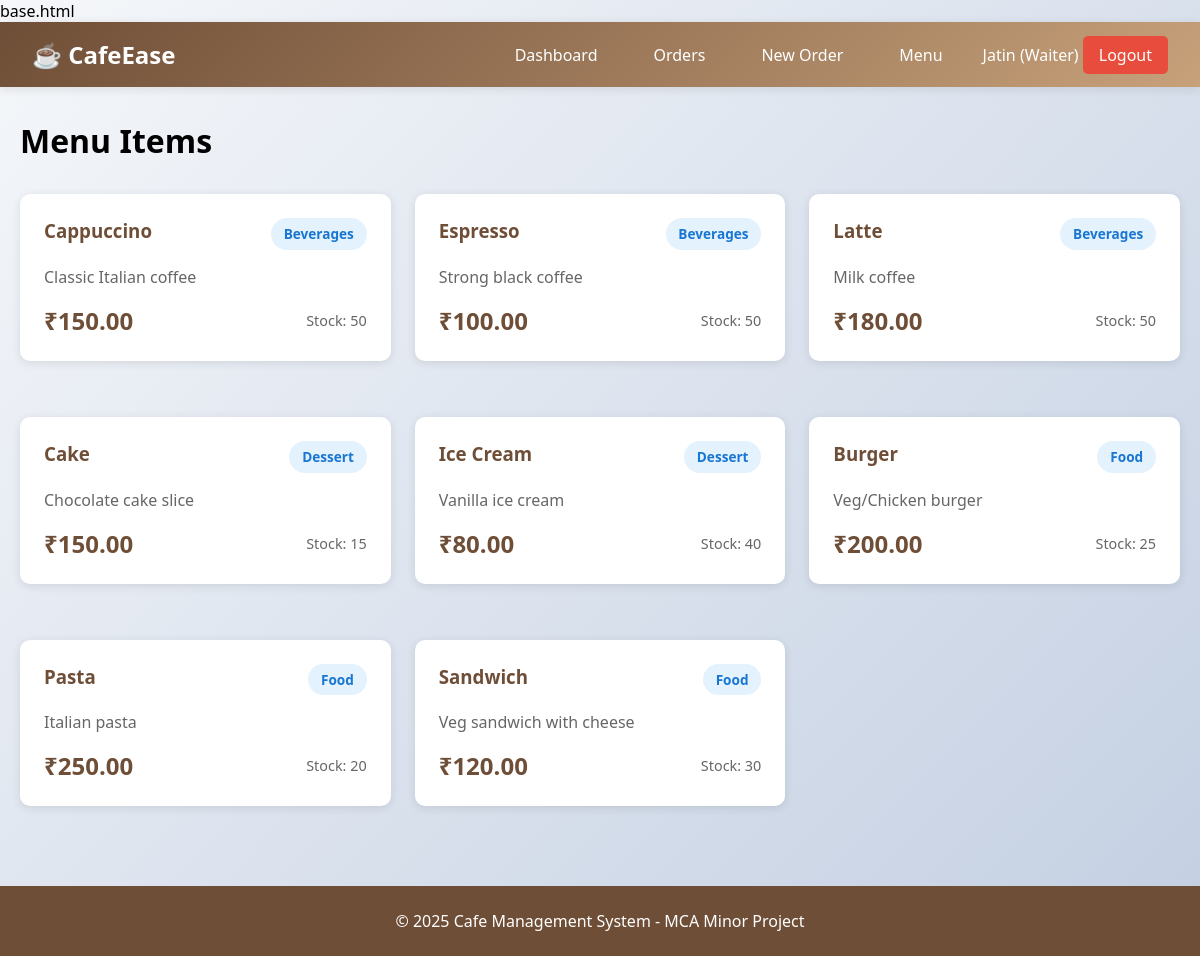
The app's page /menu (signed in) with its own data.
### tables this page shows
CREATE TABLE menu_items (
    id INTEGER PRIMARY KEY AUTOINCREMENT,
    name VARCHAR(150) NOT NULL,
    description TEXT,
    price DECIMAL(10, 2) NOT NULL,
    category VARCHAR(50) NOT NULL,
    stock_quantity INTEGER DEFAULT 0,
    is_available BOOLEAN DEFAULT 1,
    created_at TIMESTAMP DEFAULT CURRENT_TIMESTAMP
);

### app.py (the view)
@app.route('/menu')
@login_required
def menu():
    conn = get_db_connection()
    menu_items = conn.execute('SELECT * FROM menu_items ORDER BY category, name').fetchall()
    conn.close()
    return render_template('menu.html', menu_items=menu_items)

### app.py (called while the page is built)
def get_db_connection():
    conn = sqlite3.connect(DATABASE)
    conn.row_factory = sqlite3.Row
    return conn

def login_required(f):
    @wraps(f)
    def decorated_function(*args, **kwargs):
        if 'user_id' not in session:
            flash('Please login first!', 'error')
            return redirect(url_for('login'))
        return f(*args, **kwargs)
    return decorated_function

### templates/menu.html (shortened to what this page needs)
{% extends "base.html" %}
{% block content %}
<div style="display: flex; justify-content: space-between; align-items: center; margin-bottom: 2rem;">
    <h1>Menu Items</h1>
</div>
<div style="display: grid; grid-template-columns: repeat(auto-fill, minmax(280px, 1fr)); gap: 1.5rem;">
    {% for item in menu_items %}
    <div class="card {% if not item.is_available %}unavailable{% endif %}">
        <div style="display: flex; justify-content: space-between; margin-bottom: 1rem;">
            <h3 style="color: #6F4E37;">{{ item.name }}</h3>
            <span class="badge" style="background: #e3f2fd; color: #1976d2;">{{ item.category }}</span>
        </div>
        <p style="color: #666; margin-bottom: 1rem;">{{ item.description }}</p>
        <div style="display: flex; justify-content: space-between; align-items: center;">
            <div style="font-size: 1.5rem; font-weight: bold; color: #6F4E37;">₹{{ "%.2f"|format(item.price) }}</div>
            <div style="font-size: 0.9rem; color: #666;">Stock: {{ item.stock_quantity }}</div>
        </div>
    </div>
    {% endfor %}
</div>
{% endblock %}

### templates/base.html (shortened to what this page needs)
<!DOCTYPE html>
<html lang="en">
<head>
</head>
<body>
    {% if session.user_id %}
    <nav class="navbar">
        <div class="nav-container">
            <a href="{{ url_for('dashboard') }}" class="nav-brand">☕ CafeEase</a>
            <ul class="nav-menu">
                <li><a href="{{ url_for('dashboard') }}">Dashboard</a></li>
                {% if session.role in ['Waiter', 'Manager'] %}
                <li><a href="{{ url_for('orders') }}">Orders</a></li>
                <li><a href="{{ url_for('create_order') }}">New Order</a></li>
                {% endif %}
                <li><a href="{{ url_for('menu') }}">Menu</a></li>
                <li>
                    <span style="color: white;">{{ session.user_name }} ({{ session.role }})</span>
                    <a href="{{ url_for('logout') }}" class="btn-logout">Logout</a>
                </li>
            </ul>
        </div>
    </nav>
    {% endif %}
    <main class="container">
        {% block content %}{% endblock %}
    </main>
    <footer class="footer">
        <p>&copy; 2025 Cafe Management System - MCA Minor Project</p>
    </footer>
</body>
</html>

### templates/base.html (style rules this page uses)
* { margin: 0; padding: 0; box-sizing: border-box; }
body { font-family: 'Segoe UI', Tahoma, Geneva, Verdana, sans-serif; background: linear-gradient(135deg, #f5f7fa 0%, #c3cfe2 100%); min-height: 100vh; }
.navbar { background: linear-gradient(135deg, #6F4E37 0%, #C7A17A 100%); padding: 1rem 2rem; box-shadow: 0 2px 10px rgba(0,0,0,0.1); }
.nav-container { max-width: 1200px; margin: 0 auto; display: flex; justify-content: space-between; align-items: center; flex-wrap: wrap; }
.nav-brand { font-size: 1.5rem; font-weight: bold; color: white; text-decoration: none; }
.nav-menu { display: flex; list-style: none; gap: 1.5rem; align-items: center; }
.nav-menu a { color: white; text-decoration: none; padding: 0.5rem 1rem; border-radius: 5px; transition: background 0.3s; }
.btn-logout { background: #e74c3c; padding: 0.5rem 1rem; border-radius: 5px; color: white; text-decoration: none; }
.container { max-width: 1200px; margin: 2rem auto; padding: 0 20px; }
.card { background: white; border-radius: 10px; padding: 1.5rem; margin-bottom: 2rem; box-shadow: 0 2px 10px rgba(0,0,0,0.1); }
.badge { padding: 0.4rem 0.8rem; border-radius: 20px; font-size: 0.85rem; font-weight: 600; display: inline-block; }
.footer { background: #6F4E37; color: white; text-align: center; padding: 1.5rem; margin-top: 3rem; }

### records on screen
menu_items: name "Cappuccino", category "Beverages", description "Classic Italian coffee", price "150.00", stock_quantity "50"
menu_items: name "Espresso", category "Beverages", description "Strong black coffee", price "100.00", stock_quantity "50"
menu_items: name "Latte", category "Beverages", description "Milk coffee", price "180.00", stock_quantity "50"
menu_items: name "Cake", category "Dessert", description "Chocolate cake slice", price "150.00", stock_quantity "15"
menu_items: name "Ice Cream", category "Dessert", description "Vanilla ice cream", price "80.00", stock_quantity "40"
menu_items: name "Burger", category "Food", description "Veg/Chicken burger", price "200.00", stock_quantity "25"
menu_items: name "Pasta", category "Food", description "Italian pasta", price "250.00", stock_quantity "20"
menu_items: name "Sandwich", category "Food", description "Veg sandwich with cheese", price "120.00", stock_quantity "30"

### other values on screen
{{ session.user_name }} "Jatin"
{{ session.role }} "Waiter"
